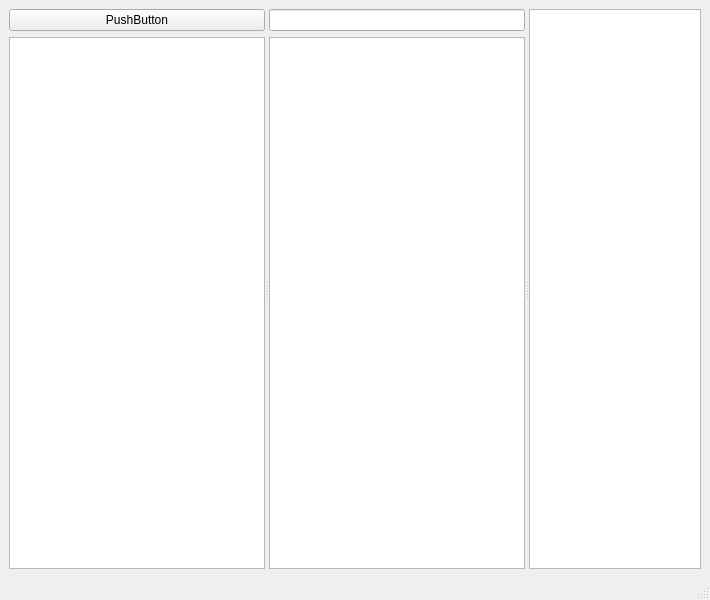
<?xml version="1.0" encoding="UTF-8"?>
<ui version="4.0">
 <class>MainWindow</class>
 <widget class="QMainWindow" name="MainWindow">
  <property name="geometry">
   <rect>
    <x>0</x>
    <y>0</y>
    <width>710</width>
    <height>600</height>
   </rect>
  </property>
  <property name="windowTitle">
   <string>MainWindow</string>
  </property>
  <widget class="QWidget" name="centralwidget">
   <layout class="QVBoxLayout" name="verticalLayout_4">
    <item>
     <widget class="QSplitter" name="splitter">
      <property name="orientation">
       <enum>Qt::Horizontal</enum>
      </property>
      <widget class="QWidget" name="widget_left" native="true">
       <layout class="QVBoxLayout" name="verticalLayout">
        <item>
         <widget class="QPushButton" name="pushButton">
          <property name="text">
           <string>PushButton</string>
          </property>
         </widget>
        </item>
        <item>
         <widget class="QTreeView" name="treeView"/>
        </item>
       </layout>
      </widget>
      <widget class="QWidget" name="widget_middle" native="true">
       <layout class="QVBoxLayout" name="verticalLayout_2">
        <item>
         <widget class="QLineEdit" name="lineEdit"/>
        </item>
        <item>
         <widget class="QListView" name="listView"/>
        </item>
       </layout>
       <zorder>lineEdit</zorder>
       <zorder>listView</zorder>
       <zorder>lineEdit</zorder>
       <zorder>listView</zorder>
      </widget>
      <widget class="QWidget" name="widget_right" native="true">
       <property name="sizePolicy">
        <sizepolicy hsizetype="Preferred" vsizetype="Preferred">
         <horstretch>1</horstretch>
         <verstretch>0</verstretch>
        </sizepolicy>
       </property>
       <layout class="QVBoxLayout" name="verticalLayout_3">
        <item>
         <widget class="QTextEdit" name="textEdit"/>
        </item>
       </layout>
      </widget>
     </widget>
    </item>
   </layout>
  </widget>
  <widget class="QMenuBar" name="menubar">
   <property name="geometry">
    <rect>
     <x>0</x>
     <y>0</y>
     <width>710</width>
     <height>31</height>
    </rect>
   </property>
  </widget>
  <widget class="QStatusBar" name="statusbar"/>
 </widget>
 <resources/>
 <connections/>
</ui>
